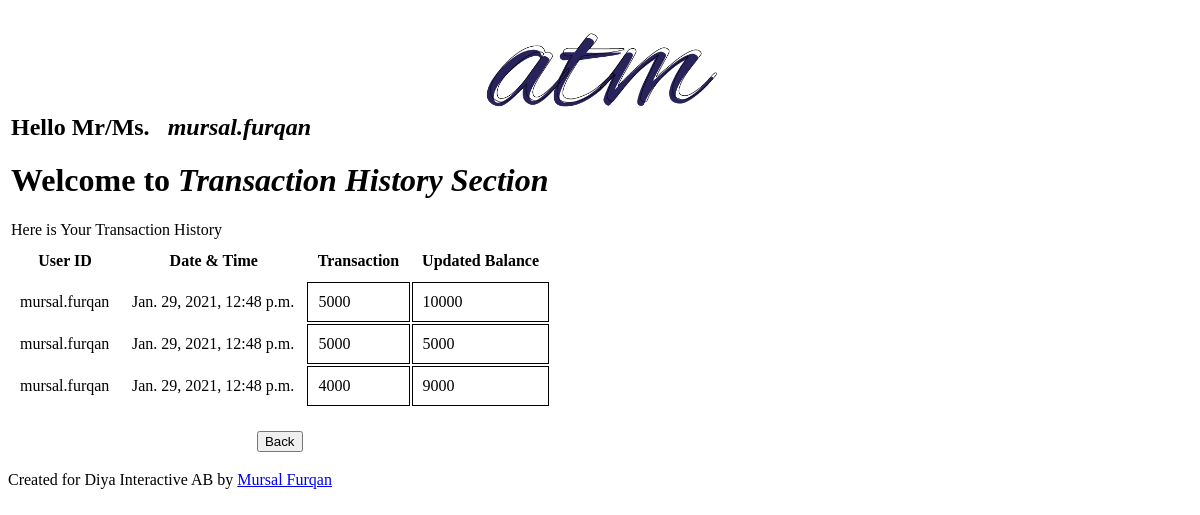
Page /tranc_history/ (signed in) on the earlier database version.
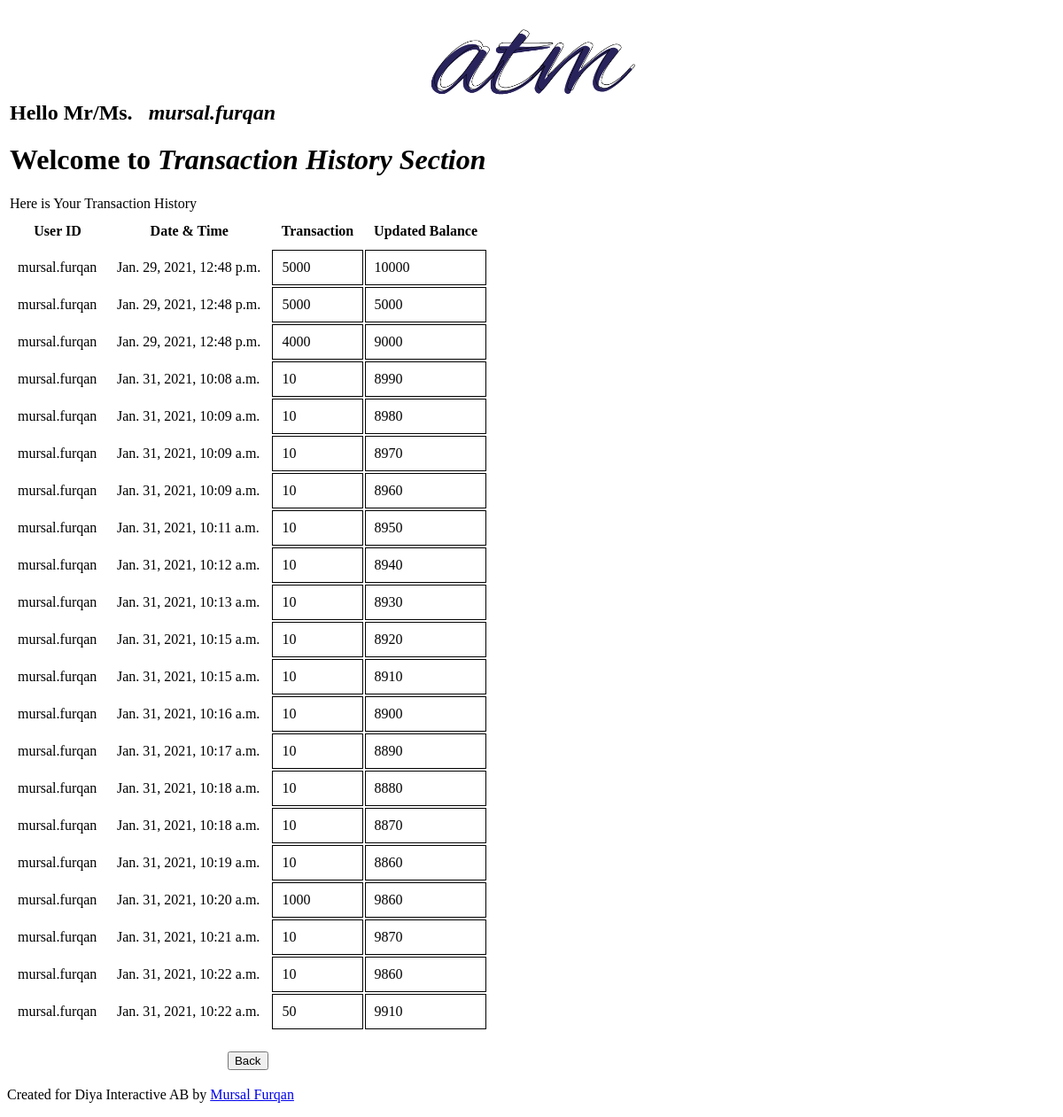
Same page on the later database version.
### app/models.py (models this page shows)
class TransactionHistory(models.Model):
    user_id = models.ForeignKey(User, on_delete=models.CASCADE, default = None)
    dateTime_field = models.DateTimeField(default = datetime.now, blank = True)
    remaining_amount = models.IntegerField()
    withdrawl_amount = models.IntegerField()

### app/views.py (the view)
# urls.py: path('tranc_history/', views.tranc_history, name="tranc_history_atm"),
@login_required(login_url='/')
def tranc_history(request):
    user = request.user
    td = TransactionHistory.objects.filter(user_id = user)
    context = {
        'history_td' : td,
        'title':'Transaction History',
    }
    return render(request, 'atm_py/tranc_history.html', context)

### atm_py/templates/atm_py/tranc_history.html
{% block content %}
  <div class="wrapper">
    <table  class = "div_tranc_history wrapper">
      <tr>
        <td colspan="4">
          <h2>Hello Mr/Ms. &nbsp; <i>{{request.user}}</i></h2>
          <h1>Welcome to <b><i>Transaction History Section</i></b></h1>
          Here is Your Transaction History
        </td>
      </tr>
      <tr>
        <th style="padding: 10px;">User ID</th>
        <th style="padding: 10px;">Date & Time</th>
        <th style="padding: 10px;">Transaction</th>
        <th style="padding: 10px;">Updated Balance</th>
      </tr>
      {% for i in history_td  %}
      <tr>
        <td style="padding: 10px; ">{{i.user_id}}</td>
        <td style="padding: 10px; ">{{i.dateTime_field}}</td>
        <td style="padding: 10px; border: 1px solid rgb(0, 0, 0)">{{i.withdrawl_amount}}</td>
        <td style="padding: 10px; border: 1px solid rgb(0, 0, 0)">{{i.remaining_amount}}</td>
      </tr>
      {% endfor %}
      <tr>
        <td>&nbsp;</td>
      </tr>
      <tr>
        <td colspan="4">
          <center>
            <a href={% url 'welcome-atm' %}><button>Back</button></a>
          </center>
        </td>
      </tr>
    </table>
  </div>
{% endblock content %}

### atm_py/templates/atm_py/base.html (shortened to what this page needs)
{%  load static %}
    <center>
        <img src="{% static 'atm_py/logo.png' %}" alt="logo" width="20%" style="padding-top: 25px;">
    </center>
    {% block content %}
    {% endblock %}
    <div class="footer"  id="forgot_pwd_txt">
        <p>Created for Diya Interactive AB by <a href="https://mursalfk.github.io" target="_blank">Mursal Furqan</a></p>
      </div>
</body>
</html>

Differences in the rows shown:
added TransactionHistory: user_id "mursal.furqan", dateTime_field "Jan. 31, 2021, 10:08 a.m.", withdrawl_amount "10", remaining_amount "8990"
added TransactionHistory: user_id "mursal.furqan", dateTime_field "Jan. 31, 2021, 10:09 a.m.", withdrawl_amount "10", remaining_amount "8980"
added TransactionHistory: user_id "mursal.furqan", dateTime_field "Jan. 31, 2021, 10:09 a.m.", withdrawl_amount "10", remaining_amount "8970"
added TransactionHistory: user_id "mursal.furqan", dateTime_field "Jan. 31, 2021, 10:09 a.m.", withdrawl_amount "10", remaining_amount "8960"
added TransactionHistory: user_id "mursal.furqan", dateTime_field "Jan. 31, 2021, 10:11 a.m.", withdrawl_amount "10", remaining_amount "8950"
added TransactionHistory: user_id "mursal.furqan", dateTime_field "Jan. 31, 2021, 10:12 a.m.", withdrawl_amount "10", remaining_amount "8940"
added TransactionHistory: user_id "mursal.furqan", dateTime_field "Jan. 31, 2021, 10:13 a.m.", withdrawl_amount "10", remaining_amount "8930"
added TransactionHistory: user_id "mursal.furqan", dateTime_field "Jan. 31, 2021, 10:15 a.m.", withdrawl_amount "10", remaining_amount "8920"
added TransactionHistory: user_id "mursal.furqan", dateTime_field "Jan. 31, 2021, 10:15 a.m.", withdrawl_amount "10", remaining_amount "8910"
added TransactionHistory: user_id "mursal.furqan", dateTime_field "Jan. 31, 2021, 10:16 a.m.", withdrawl_amount "10", remaining_amount "8900"
added TransactionHistory: user_id "mursal.furqan", dateTime_field "Jan. 31, 2021, 10:17 a.m.", withdrawl_amount "10", remaining_amount "8890"
added TransactionHistory: user_id "mursal.furqan", dateTime_field "Jan. 31, 2021, 10:18 a.m.", withdrawl_amount "10", remaining_amount "8880"
added TransactionHistory: user_id "mursal.furqan", dateTime_field "Jan. 31, 2021, 10:18 a.m.", withdrawl_amount "10", remaining_amount "8870"
added TransactionHistory: user_id "mursal.furqan", dateTime_field "Jan. 31, 2021, 10:19 a.m.", withdrawl_amount "10", remaining_amount "8860"
added TransactionHistory: user_id "mursal.furqan", dateTime_field "Jan. 31, 2021, 10:20 a.m.", withdrawl_amount "1000", remaining_amount "9860"
added TransactionHistory: user_id "mursal.furqan", dateTime_field "Jan. 31, 2021, 10:21 a.m.", withdrawl_amount "10", remaining_amount "9870"
added TransactionHistory: user_id "mursal.furqan", dateTime_field "Jan. 31, 2021, 10:22 a.m.", withdrawl_amount "10", remaining_amount "9860"
added TransactionHistory: user_id "mursal.furqan", dateTime_field "Jan. 31, 2021, 10:22 a.m.", withdrawl_amount "50", remaining_amount "9910"
